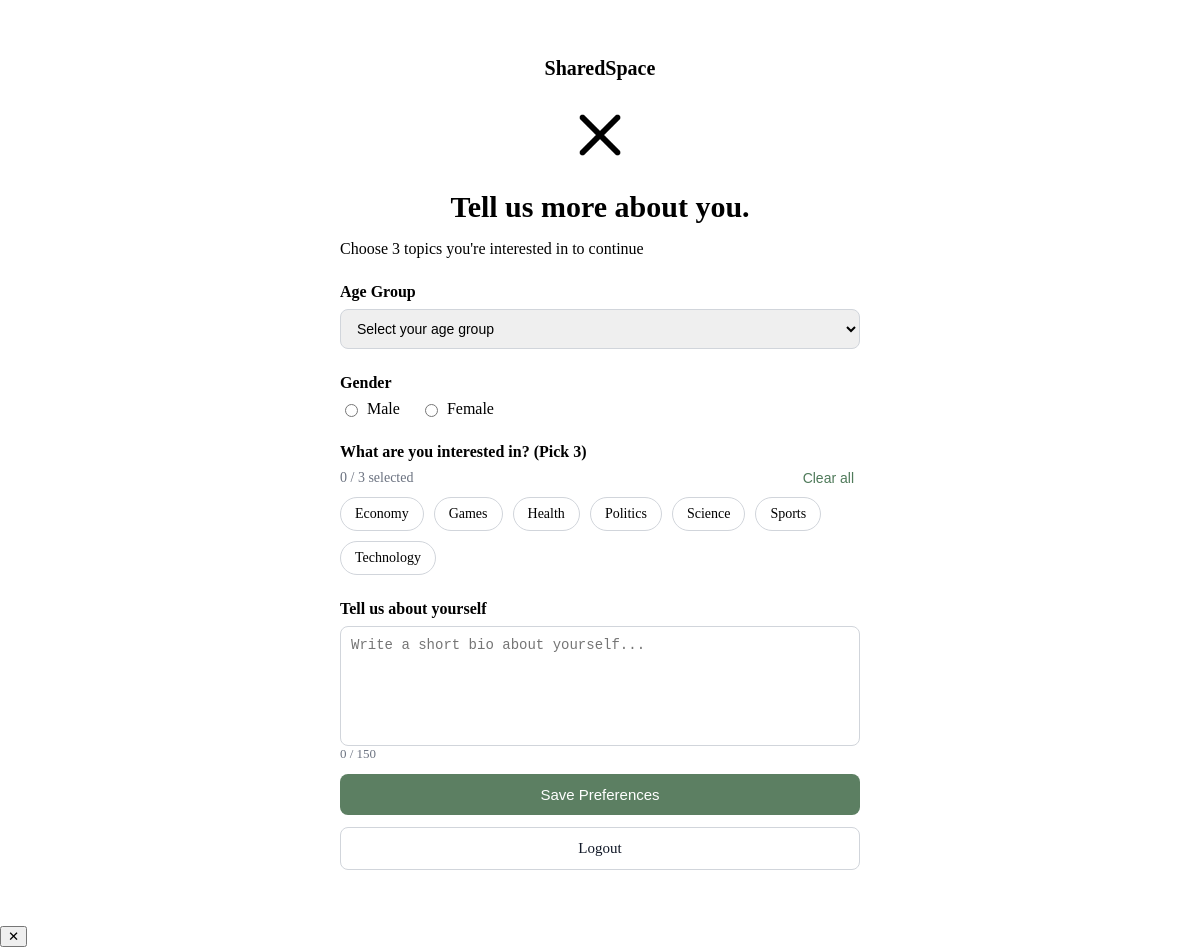
Screenshot of /pages/onboarding.php (signed in) with the database file from the repository.
### tables this page shows
CREATE TABLE `categories` (
  `id` int NOT NULL,
  `name` varchar(100) NOT NULL,
  `description` text,
  `admin_user_id` int DEFAULT NULL,
  `created_at` datetime NOT NULL DEFAULT CURRENT_TIMESTAMP
);

### includes/db.php (called while the page is built, shortened)
<?php
class DB {
    private static ?PDO $pdo = null;
    public static function get(): PDO {
        if (self::$pdo === null) {
            $dsn = sprintf('mysql:host=%s;port=%s;dbname=%s;charset=utf8mb4',
                DB_HOST, DB_PORT, DB_NAME);
            self::$pdo = new PDO($dsn, DB_USER, DB_PASS, [
                PDO::ATTR_ERRMODE            => PDO::ERRMODE_EXCEPTION,
                PDO::ATTR_DEFAULT_FETCH_MODE => PDO::FETCH_ASSOC,
                PDO::ATTR_EMULATE_PREPARES   => false,
            ]);
        }
        return self::$pdo;
    }
    public static function query(string $sql, array $params = []): array {
        $stmt = self::get()->prepare($sql);
        $stmt->execute($params);
        return $stmt->fetchAll();
    }
}

### includes/controllers/ArticleController.php (called while the page is built, shortened)
<?php
require_once __DIR__ . '/../entities/Article.php';
require_once __DIR__ . '/../entities/Category.php';
class ArticleController {
    public function getAllCategories(): array {
        $rows = DB::query('SELECT * FROM categories ORDER BY name');
        return array_map(fn($r) => new Category($r), $rows);
    }
 }

### includes/entities/Category.php (called while the page is built, shortened)
<?php
class Category {
    public function __construct(array $row) {
        $this->name        = $row['name'];
    }
}

### pages/onboarding.php (the view, shortened to what this page needs)
<?php
require_once __DIR__ . '/../includes/layout.php';
require_once __DIR__ . '/../includes/controllers/ArticleController.php';
$articleCtrl = new ArticleController();
$categories = $articleCtrl->getAllCategories();
?>
<link rel="stylesheet" href="/public/css/onboarding.css">
<div class="onboard-wrapper">
    <div class="onboard-container">
        <h2 class="brand-name">SharedSpace</h2>
        <img src="/public/icons/clearicon.png" class="brand-logo" alt="logo">
        <h1 class="onboard-title">Tell us more about you.</h1>
        <p class="onboard-sub">
            Choose 3 topics you're interested in to continue
        </p>
        <form method="POST">
            <label class="section-title">Age Group</label>
            <select name="age_group" required>
                <option value="">Select your age group</option>
            </select>
            <label class="section-title">Gender</label>
            <div class="gender-options">
                <label>
                    <input type="radio" name="gender" value="male" required>Male
                </label>
                <label>
                    <input type="radio" name="gender" value="female">Female
                </label>
            </div>
            <label class="section-title">
                What are you interested in? <span>(Pick 3)</span>
            </label>
            <div class="interest-header">
                <span id="interestCounter">0 / 3 selected</span>
                <button type="button" id="clearInterests" class="clear-btn">
                    Clear all
                </button>
            </div>
            <div class="interest-grid">
                <?php foreach ($categories as $cat): ?>
                    <label class="interest-chip">
                        <span><?= htmlspecialchars($cat->name) ?></span>
                    </label>
                <?php endforeach; ?>
            </div>
            <label class="section-title">Tell us about yourself</label>
            <textarea name="bio" id="bio" maxlength="150" required placeholder="Write a short bio about yourself..."></textarea>
            <div class="bio-counter">
                <span id="bioCounter">0 / 150</span>
            </div>
            <button type="submit" class="btn-primary">Save Preferences</button>
            <a href="/logout.php" class="btn-secondary">Logout</a>
        </form>
    </div>
</div>
<?php page_foot(); ?>

### includes/layout.php (shortened to what this page needs)
<?php
require_once __DIR__ . '/db.php';
require_once __DIR__ . '/controllers/ArticleController.php';
function page_head(string $title): void { ?>
<?php }
function page_foot(): void { ?>
    <div id="toast" class="toast hidden">
        <button id="toastClose">✕</button>
    </div>
</body>
</html>
<?php }
    ?>

### public/css/onboarding.css (style rules this page uses)
.onboard-container { max-width:520px; margin:0 auto; padding:40px 20px; }
.brand-name { text-align:center; font-weight:600; font-size:20px; margin-bottom:10px; }
.brand-logo { display:block; margin:20px auto; width:70px; }
.onboard-title { text-align:center; font-size:30px; font-weight:700; margin-top:10px; margin-bottom:8px; }
.section-title { font-weight:600; margin-top:25px; margin-bottom:8px; display:block; }
select { width:100%; padding:10px 12px; border:1px solid #d1d5db; border-radius:8px; font-size:14px; }
.gender-options { display:flex; gap:20px; margin-top:6px; }
.gender-options label { display:flex; align-items:center; gap:6px; font-weight:400; cursor:pointer; }
.interest-header { display:flex; justify-content:space-between; align-items:center; margin-top:6px; margin-bottom:10px; }
#interestCounter { font-size:14px; color:#6b7280; }
.clear-btn { border:none; background:none; font-size:14px; color:#4f7a5a; cursor:pointer; }
.interest-grid { display:flex; flex-wrap:wrap; gap:10px; margin-bottom:20px; }
.interest-chip { border:1px solid #d1d5db; border-radius:20px; padding:8px 14px; cursor:pointer; font-size:14px; display:inline-flex; align-items:center; user-select: none; }
textarea { width:100%; height:120px; border:1px solid #d1d5db; border-radius:8px; padding:10px; resize:none; font-size:14px; }
#bioCounter { text-align:right; font-size:13px; color:#6b7280; margin-top:4px; }
.btn-primary, .btn-secondary { display:block; width:100%; box-sizing:border-box; text-align:center; padding:12px; border-radius:8px; font-size:15px; margin-top:12px; cursor:pointer; text-decoration:none; }
.btn-primary { background:#5c7f62; color:white; border:none; }
.btn-secondary { background:white; border:1px solid #d1d5db; color:#111827; }

### rows the page displays
categories: name "Economy"
categories: name "Games"
categories: name "Health"
categories: name "Politics"
categories: name "Science"
categories: name "Sports"
categories: name "Technology"
